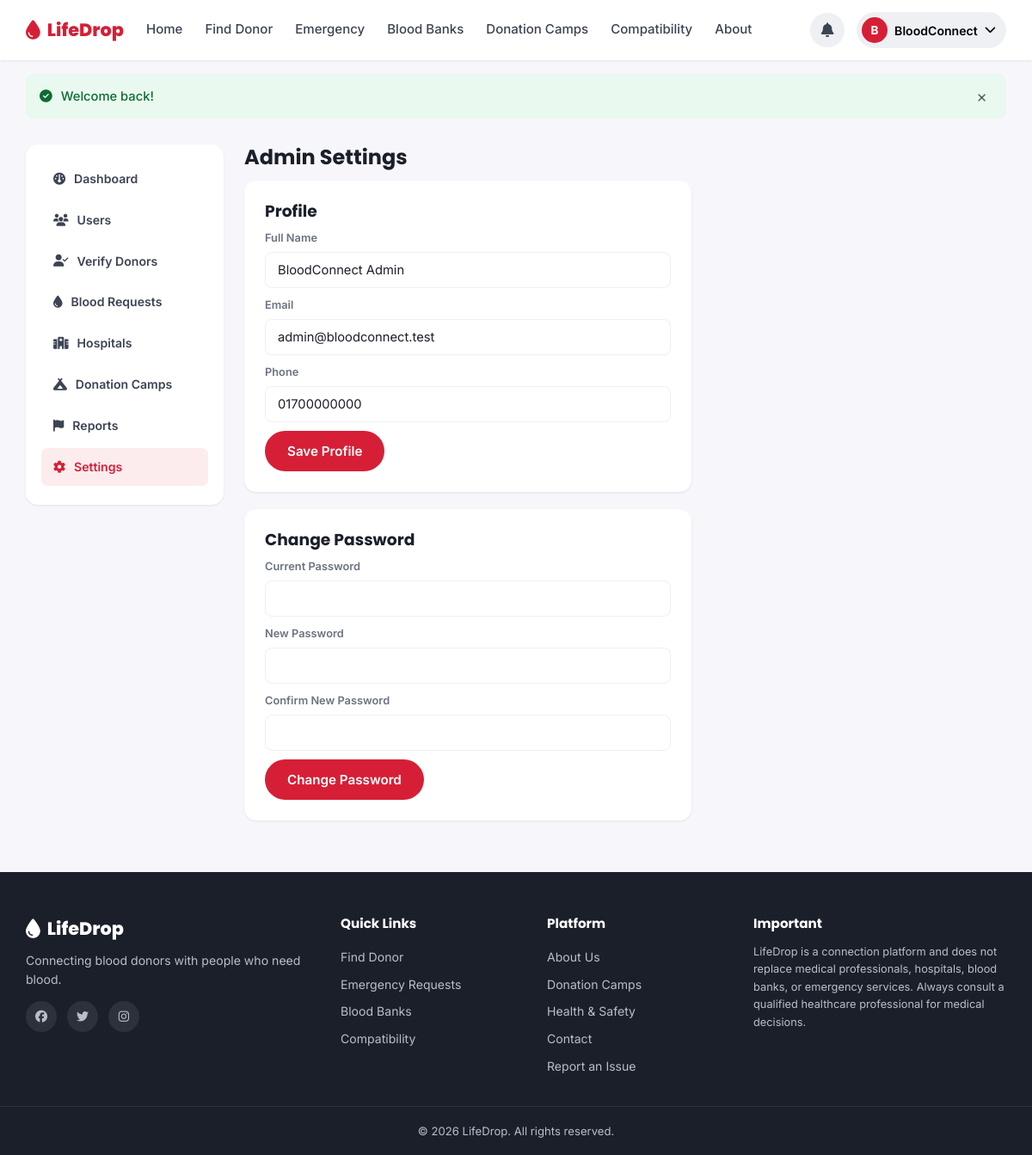
Screenshot of /admin/settings.php (signed in) with the database file from the repository.
### tables this page shows
CREATE TABLE `users` (
  `id` INT UNSIGNED NOT NULL AUTO_INCREMENT,
  `full_name` VARCHAR(120) NOT NULL,
  `email` VARCHAR(150) NOT NULL,
  `phone` VARCHAR(20) NOT NULL,
  `password_hash` VARCHAR(255) NOT NULL,
  `role` ENUM('donor','seeker','both','admin') NOT NULL DEFAULT 'seeker',
  `blood_group` ENUM('A+','A-','B+','B-','AB+','AB-','O+','O-') DEFAULT NULL,
  `division` VARCHAR(50) DEFAULT NULL,
  `district` VARCHAR(50) DEFAULT NULL,
  `area` VARCHAR(80) DEFAULT NULL,
  `gender` ENUM('Male','Female','Other') DEFAULT NULL,
  `date_of_birth` DATE DEFAULT NULL,
  `profile_photo` VARCHAR(255) DEFAULT NULL,
  `last_donation_date` DATE DEFAULT NULL,
  `availability` ENUM('available','maybe','unavailable') NOT NULL DEFAULT 'available',
  `is_verified` TINYINT(1) NOT NULL DEFAULT 0,
  `is_donor_profile` TINYINT(1) NOT NULL DEFAULT 0,
  `status` ENUM('active','suspended') NOT NULL DEFAULT 'active',
  `total_donations` INT UNSIGNED NOT NULL DEFAULT 0,
  `created_at` TIMESTAMP NOT NULL DEFAULT CURRENT_TIMESTAMP,
  `updated_at` TIMESTAMP NOT NULL DEFAULT CURRENT_TIMESTAMP ON UPDATE CURRENT_TIMESTAMP,
  PRIMARY KEY (`id`),
  UNIQUE KEY `uq_email` (`email`),
  UNIQUE KEY `uq_phone` (`phone`),
  KEY `idx_blood_group` (`blood_group`),
  KEY `idx_division_district` (`division`,`district`),
  KEY `idx_availability` (`availability`)
);

### includes/functions.php (called while the page is built, shortened)
<?php
function e($value) {
    return htmlspecialchars($value ?? '', ENT_QUOTES, 'UTF-8');
}

### includes/auth.php (called while the page is built, shortened)
<?php
require_once __DIR__ . '/functions.php';
function is_logged_in() {
    return !empty($_SESSION['user_id']);
}
function current_user() {
    static $user = null;
    static $fetched = false;
    if ($fetched) {
        return $user;
    }
    $fetched = true;
    global $pdo;
    $stmt = $pdo->prepare('SELECT * FROM users WHERE id = :id LIMIT 1');
    $stmt->execute([':id' => $_SESSION['user_id']]);
    $user = $stmt->fetch();
    return $user;
}

### admin/settings.php (the view, shortened to what this page needs)
<?php
require_once __DIR__ . '/../includes/auth.php';
$admin = current_user();
require_once __DIR__ . '/../includes/header.php';
require_once __DIR__ . '/_sidebar.php';
?>
<div class="dash-wrap">
    <div class="dash-main">
        <h1>Admin Settings</h1>
        <div class="card mb-2" style="max-width:520px;">
            <h3 class="mb-1">Profile</h3>
            <form method="post">
                <div class="form-group mb-1">
                    <label>Full Name</label>
                    <input type="text" name="full_name" value="<?= e($admin['full_name']) ?>" required>
                </div>
                <div class="form-group mb-1">
                    <label>Email</label>
                    <input type="email" value="<?= e($admin['email']) ?>" disabled>
                </div>
                <div class="form-group mb-1">
                    <label>Phone</label>
                    <input type="tel" name="phone" value="<?= e($admin['phone']) ?>" required>
                </div>
                <button type="submit" class="btn btn-primary">Save Profile</button>
            </form>
        </div>
        <div class="card" style="max-width:520px;">
            <h3 class="mb-1">Change Password</h3>
            <form method="post">
                <div class="form-group mb-1">
                    <label>Current Password</label>
                    <input type="password" name="current_password" required>
                </div>
                <div class="form-group mb-1">
                    <label>New Password</label>
                    <input type="password" name="new_password" minlength="8" required>
                </div>
                <div class="form-group mb-1">
                    <label>Confirm New Password</label>
                    <input type="password" name="confirm_password" minlength="8" required>
                </div>
                <button type="submit" class="btn btn-primary">Change Password</button>
            </form>
        </div>
    </div>
</div>
<?php require_once __DIR__ . '/../includes/footer.php'; ?>

### includes/navbar.php (shortened to what this page needs)
<?php
require_once __DIR__ . '/notifications.php';
$user = current_user();
$currentPage = basename($_SERVER['SCRIPT_NAME']);
function nav_active($page, $current) { return $page === $current ? 'active' : ''; }
?>
<header class="navbar">
    <div class="navbar-inner">
        <a class="brand" href="<?= e(SITE_URL) ?>/index.php">
            <i class="fa-solid fa-droplet"></i>
            <span><?= e(SITE_NAME) ?></span>
        </a>
        <nav class="nav-links" id="navLinks">
            <a href="<?= e(SITE_URL) ?>/index.php" class="<?= nav_active('index.php', $currentPage) ?>">Home</a>
            <a href="<?= e(SITE_URL) ?>/find-donor.php" class="<?= nav_active('find-donor.php', $currentPage) ?>">Find Donor</a>
            <a href="<?= e(SITE_URL) ?>/emergency-requests.php" class="<?= nav_active('emergency-requests.php', $currentPage) ?>">Emergency</a>
            <a href="<?= e(SITE_URL) ?>/blood-banks.php" class="<?= nav_active('blood-banks.php', $currentPage) ?>">Blood Banks</a>
            <a href="<?= e(SITE_URL) ?>/donation-camps.php" class="<?= nav_active('donation-camps.php', $currentPage) ?>">Donation Camps</a>
            <a href="<?= e(SITE_URL) ?>/compatibility.php" class="<?= nav_active('compatibility.php', $currentPage) ?>">Compatibility</a>
            <a href="<?= e(SITE_URL) ?>/about.php" class="<?= nav_active('about.php', $currentPage) ?>">About</a>
        </nav>
        <div class="nav-right">
            <?php if ($user): ?>
                <div class="user-menu">
                    <button class="user-menu-btn" id="userMenuBtn" type="button">
                        <?php if (!empty($user['profile_photo'])): ?>
                            <img src="<?= e(UPLOAD_URL . $user['profile_photo']) ?>" alt="" class="avatar-sm">
                        <?php else: ?>
                            <span class="avatar-sm avatar-fallback"><?= e(mb_substr($user['full_name'], 0, 1)) ?></span>
                        <?php endif; ?>
                        <span class="user-menu-name"><?= e(explode(' ', $user['full_name'])[0]) ?></span>
                        <i class="fa-solid fa-chevron-down"></i>
                    </button>
                </div>
            <?php else: ?>
                <a href="<?= e(SITE_URL) ?>/login.php" class="btn-nav">Login</a>
                <a href="<?= e(SITE_URL) ?>/register.php" class="btn-nav-primary">Register</a>
            <?php endif; ?>
        </div>
    </div>
</header>

### assets/css/style.css (style rules this page uses)
:root { --red-600: #d61f36; --red-700: #b5152a; --red-500: #e63950; --red-50: #fdecee; --red-100: #fbd6da; --yellow-500: #f5b342; --yellow-600: #e8a12b; --ink-900: #1b1f2a; --ink-700: #3c4353; --ink-500: #6b7280; --ink-300: #b8bfc9; --ink-100: #eef0f3; --bg: #f7f7fb; --white: #ffffff; --green-600: #16a34a; --green-50: #e9f9ef; --amber-600: #d97706; --amber-50: #fef6e7; --blue-600: #2563eb; --blue-50: #eaf1fe; --radius-sm: 8px; --radius-md: 14px; --radius-lg: 20px; --shadow-sm: 0 1px 3px rgba(27,31,42,0.06), 0 1px 2px rgba(27,31,42,0.04); --shadow-md: 0 8px 24px rgba(27,31,42,0.08); --shadow-lg: 0 20px 45px rgba(27,31,42,0.12); --font-heading: 'Poppins', sans-serif; --font-body: 'Inter', sans-serif; }
* { box-sizing: border-box; }
html { scroll-behavior: smooth; }
body { margin: 0; font-family: var(--font-body); color: var(--ink-900); background: var(--bg); line-height: 1.55; -webkit-font-smoothing: antialiased; }
h1, h2, h3, h4, h5 { font-family: var(--font-heading); margin: 0 0 0.5em; line-height: 1.25; }
a { color: inherit; text-decoration: none; }
button { font-family: inherit; cursor: pointer; }
.btn { display: inline-flex; align-items: center; justify-content: center; gap: 8px; padding: 12px 24px; border-radius: 999px; font-weight: 600; font-size: 0.95rem; border: 2px solid transparent; cursor: pointer; transition: all .18s ease; white-space: nowrap; }
.btn-primary { background: var(--red-600); color: #fff; }
.navbar { position: sticky; top: 0; z-index: 100; background: var(--white); box-shadow: var(--shadow-sm); }
.navbar-inner { max-width: 1180px; margin: 0 auto; padding: 14px 20px; display: flex; align-items: center; gap: 24px; }
.brand { display: flex; align-items: center; gap: 8px; font-family: var(--font-heading); font-weight: 800; font-size: 1.3rem; color: var(--red-600); }
.brand i { font-size: 1.4rem; }
.nav-links { display: flex; align-items: center; gap: 22px; flex: 1; }
.nav-links a { font-weight: 500; color: var(--ink-700); font-size: 0.94rem; padding: 6px 2px; border-bottom: 2px solid transparent; transition: color .15s; }
.nav-right { display: flex; align-items: center; gap: 14px; }
.user-menu { position: relative; }
.user-menu-btn { display: flex; align-items: center; gap: 8px; background: var(--ink-100); border: none; padding: 6px 12px 6px 6px; border-radius: 999px; }
.avatar-sm { width: 30px; height: 30px; border-radius: 50%; object-fit: cover; }
.avatar-fallback { background: var(--red-600); color: #fff; display: flex; align-items: center; justify-content: center; font-weight: 700; font-size: 0.85rem; }
.user-menu-name { font-weight: 600; font-size: 0.88rem; }
.form-group { display: flex; flex-direction: column; gap: 6px; }
.form-group label { font-size: 0.8rem; font-weight: 600; color: var(--ink-500); }
select, input[type="text"], input[type="email"], input[type="tel"], input[type="password"], input[type="date"], input[type="time"], input[type="number"], textarea { padding: 11px 14px; border: 1.5px solid var(--ink-100); border-radius: var(--radius-sm); font-size: 0.92rem; font-family: inherit; background: #fff; color: var(--ink-900); width: 100%; }
.card { background: #fff; border-radius: var(--radius-md); box-shadow: var(--shadow-sm); padding: 24px; }
.dash-wrap { max-width: 1180px; margin: 30px auto; padding: 0 20px; display: grid; grid-template-columns: 230px 1fr; gap: 24px; }
.dash-main h1 { font-size: 1.5rem; }
.mb-1 { margin-bottom: 10px; }
.mb-2 { margin-bottom: 20px; }

### rows the page displays
users: full_name "B", full_name "BloodConnect", full_name "BloodConnect Admin", email "admin@bloodconnect.test", phone "01700000000"

### other values shown
SITE_NAME "LifeDrop"
$fm['message'] "Welcome back!"
$label "Dashboard"
$label "Users"
$label "Verify Donors"
$label "Blood Requests"
$label "Hospitals"
$label "Donation Camps"
$label "Reports"
$label "Settings"
